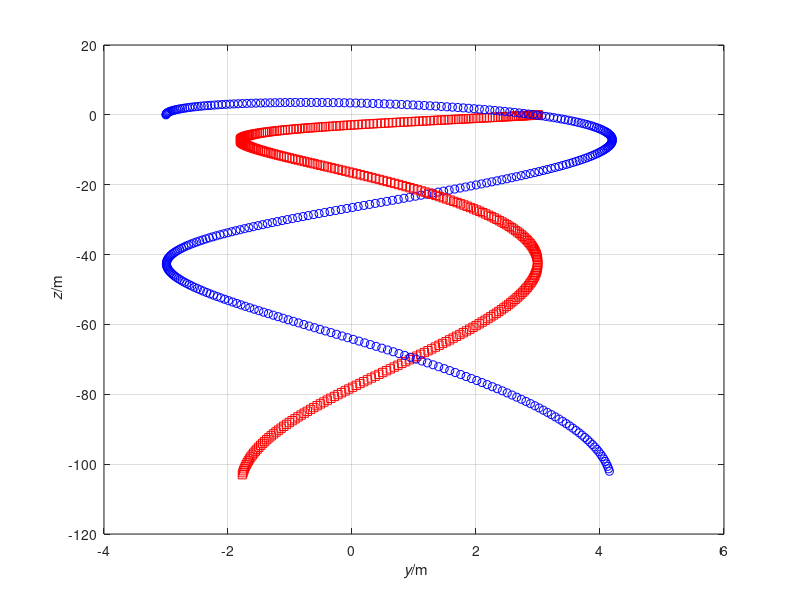

Recreate this plot in MATLAB.
%%% Simulation of two bodies connected by Hookean material in 2D
%% Coordinates (t, y, z)

%% Constants
ma = 2;	   % kg: mass of object a
mb = 3;	   % kg: mass of object b
g = 9.81;  % N/kg: gravitational acceleration
ln = 1;	   % m: natural length
k = 5;	   % N/m: spring constant

%% Initial conditions
t = 0;	       % s: initial time
ra = [-3, 0];  % m: initial position of object a
rb = [3, 0];   % m: initial position of object b
va = [0, 10];  % m/s: initial velocity of object a
vb = [0, 0];   % m/s: initial velocity of object b

%% Boundary conditions
Ga = -ma * g * [0, 1];  % N: gravity supply on object a
Gb = -mb * g * [0, 1];  % N: gravity supply on object b

%% Parameters for time loop
t1 = 5;	      % s: final time
dt = 0.0001;  % s: time step %@

%% Plotting
dtplot = t1/360;  % time interval between plots
tplot = dtplot;	  % time for next plot
figure
plot(ra(1), ra(2), 'ob')
hold on; grid on
plot(rb(1), rb(2), 'sr')
xlabel('{\it y}/m'); ylabel('{\it z}/m') %@

%% State: ra, rb, va, vb
%% Numerical time integration
while t < t1
  %% constitutive relations
  Pa = ma * va;
  Pb = mb * vb;
  l = norm(ra - rb); % calculation of present length
  Fa = -k * (l - ln) * (ra - rb)/l;
  Fb = -Fa; % balance of momentum for Hookean material

  %% balances
  t = t + dt;
  Pa = Pa + (Fa + Ga) * dt;
  Pb = Pb + (Fb + Gb) * dt;
  ra = ra + va * dt;
  rb = rb + vb * dt;

  %% constitutive relations
  va = Pa / ma;
  vb = Pb / mb; %@

  %% plot
  if t > tplot
    plot(ra(1), ra(2), 'ob')
    plot(rb(1), rb(2), 'sr')
    pause(0)
    tplot = tplot + dtplot;
  end %@
end
